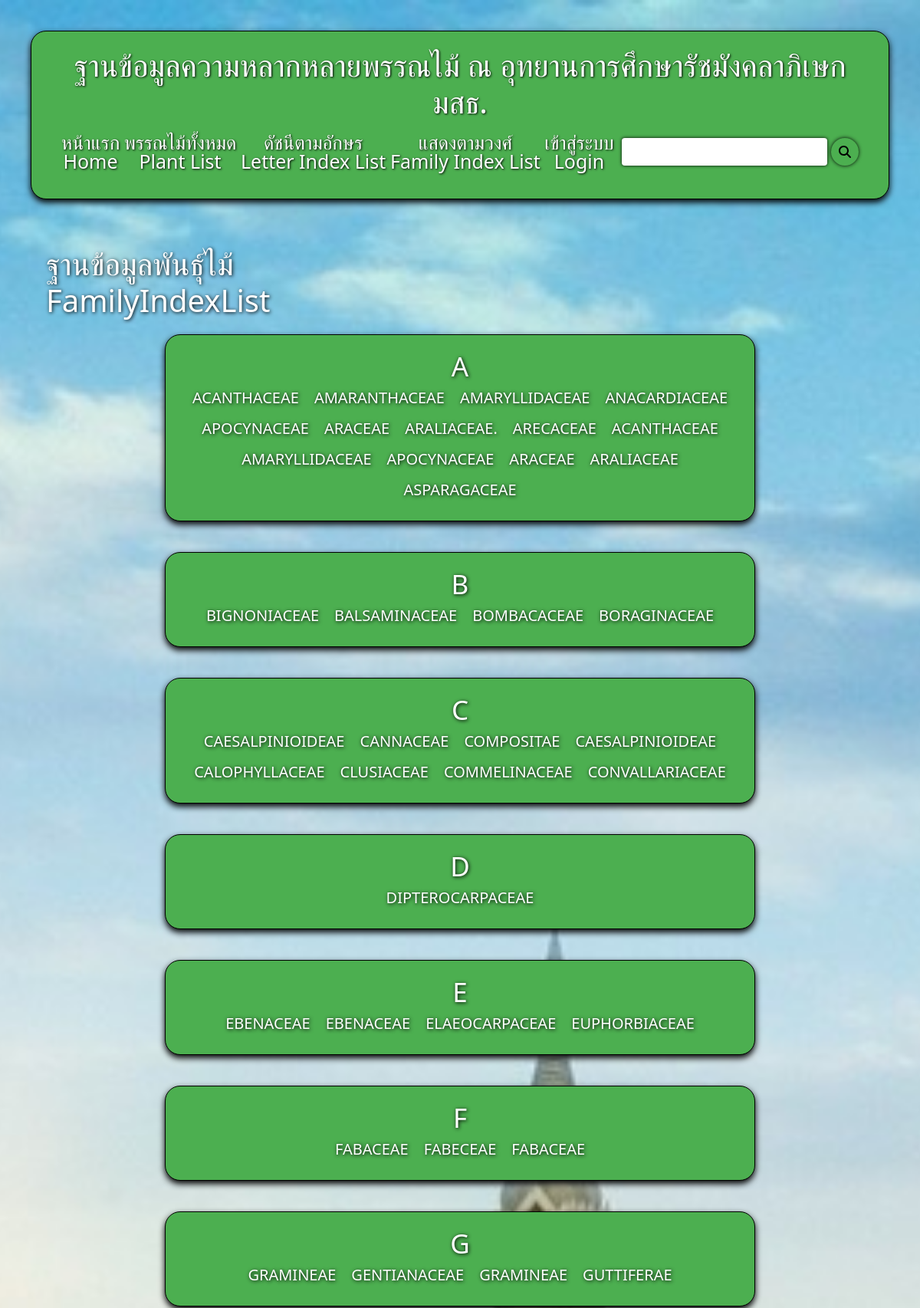
/familyIndexList (upper part), run on the app's committed database.
### application/models.py (models this page shows)
class familyName(models.Model):
    familyName = models.CharField(max_length=255)
    def __str__(self):
        return f"{self.familyName}"

### application/views.py (the view)
# urls.py: path("familyIndexList", views.familyIndexList, name="familyIndexList"),
def familyIndexList(request):
    allFamilyName = familyName.objects.all().order_by('id')
    organized_data = {} # Organize data by using alphabet
    for uppercase_letter in string.ascii_uppercase: # Assign each key value (A-Z)
        organized_data[uppercase_letter] = []
    for name in allFamilyName: # Assign each value in familyName based on the first alphabet to put in each key value
        first_letter = name.familyName[0].upper()
        organized_data[first_letter].append(name)
    for key, value in organized_data.items(): # Sorted each array
        organized_data[key] = sorted(value, key=lambda x: x.familyName)
    return render(request, "application/familyIndexList.html", {"organized_data" : organized_data})

### application/templates/application/familyIndexList.html
{% extends "application/layout.html" %}
{% load static %}
{% block extra_css %}
    <link rel="stylesheet" href="{% static 'application/css/familyIndexList.css'%}">
    <link rel="stylesheet" href="{% static 'application/css/page.css'%}">
{% endblock %}
{% block body %}
    <div id="page-title-container">
        <h3>ฐานข้อมูลพันธุ์ไม้</h3>
        <h3>FamilyIndexList</h3>
    </div>
    <div class="family-index-container">
        {% for first_letter, family_name_list in organized_data.items %}
            <div class="index-container">
                <div class="index-item">
                    <h2>{{ first_letter }}</h2>
                    <div class="index-item-names">
                        {% for family_name in family_name_list %}
                            <a href="{% url 'familyNameSort' familyName=family_name %}"class="index-item-name">{{ family_name }}</a>
                        {% endfor %}
                    </div>
                </div>
            </div>
        {% endfor %}
    </div>
{% endblock %}

### application/static/application/css/layout.css (style rules this page uses)
html, body, div, span, applet, object, iframe, h1, h2, h3, h4, h5, h6, p, blockquote, pre, a, abbr, acronym, address, big, cite, code, del, dfn, em, img, ins, kbd, q, s, samp, small, strike, strong, sub, sup, tt, var, b, u, i, center, dl, dt, dd, ol, ul, li, fieldset, form, label, legend, table, caption, tbody, tfoot, thead, tr, th, td, article, aside, canvas, details, embed, figure, figcaption, footer, header, hgroup, menu, nav, output, ruby, section, summary, time, mark, audio, video { margin: 0; padding: 0; border: 0; }
body { line-height: 1; height: 100%; width: 100%; background: url("/static/application/images/background.jpg"); background-size: cover; background-position: center; background-repeat: no-repeat; background-attachment: fixed; }

### application/static/application/css/familyIndexList.css (style rules this page uses)
.family-index-container { width: 75%; margin: 0 auto; }
.index-container { padding: 20px; }
.index-item { text-align: center; padding: 20px; background: #4CAF50; border-radius: 20px; border: 1px solid black; box-shadow: 0 4px 8px rgba(0, 0, 0, 1); }
.index-item h2 { font-size: 35px; color: #fff; text-shadow: 1px 1px 5px rgba(0, 0, 0, 1); }
.index-item-names { width: 100%; display: flex; flex-wrap: wrap; justify-content: center; }
.index-item-name { text-transform: uppercase; text-decoration: none; font-size: 20px; color: #fff; text-shadow: 1px 1px 5px rgba(0, 0, 0, 1); margin: 10px; }

### application/static/application/css/page.css (style rules this page uses)
#page-title-container { text-align: start; }
#page-title-container h3 { font-size: 40px; color: #fff; text-shadow: 1px 1px 5px rgba(0, 0, 0, 1); }

### data on the page
familyName: familyName "ACANTHACEAE"
familyName: familyName "AMARANTHACEAE"
familyName: familyName "AMARYLLIDACEAE"
familyName: familyName "ANACARDIACEAE"
familyName: familyName "APOCYNACEAE"
familyName: familyName "ARACEAE"
familyName: familyName "ARALIACEAE."
familyName: familyName "ARECACEAE"
familyName: familyName "ACANTHACEAE"
familyName: familyName "AMARYLLIDACEAE"
familyName: familyName "APOCYNACEAE"
familyName: familyName "ARACEAE"
familyName: familyName "ARALIACEAE"
familyName: familyName "ASPARAGACEAE"
familyName: first_letter "B", familyName "BIGNONIACEAE"
familyName: familyName "BALSAMINACEAE"
familyName: familyName "BOMBACACEAE"
familyName: familyName "BORAGINACEAE"
familyName: first_letter "C", familyName "CAESALPINIOIDEAE"
familyName: familyName "CANNACEAE"
familyName: familyName "COMPOSITAE"
familyName: familyName "CAESALPINIOIDEAE"
familyName: familyName "CALOPHYLLACEAE"
familyName: familyName "CLUSIACEAE"
familyName: familyName "COMMELINACEAE"
familyName: familyName "CONVALLARIACEAE"
familyName: first_letter "D", familyName "DIPTEROCARPACEAE"
familyName: first_letter "E", familyName "EBENACEAE"
familyName: familyName "EBENACEAE"
familyName: familyName "ELAEOCARPACEAE"
familyName: familyName "EUPHORBIACEAE"
familyName: first_letter "F", familyName "FABACEAE"
familyName: familyName "FABECEAE"
familyName: familyName "FABACEAE"
familyName: first_letter "G", familyName "GRAMINEAE"
familyName: familyName "GENTIANACEAE"
familyName: familyName "GRAMINEAE"
familyName: familyName "GUTTIFERAE"

### other printed values
{{ first_letter }} "A"
